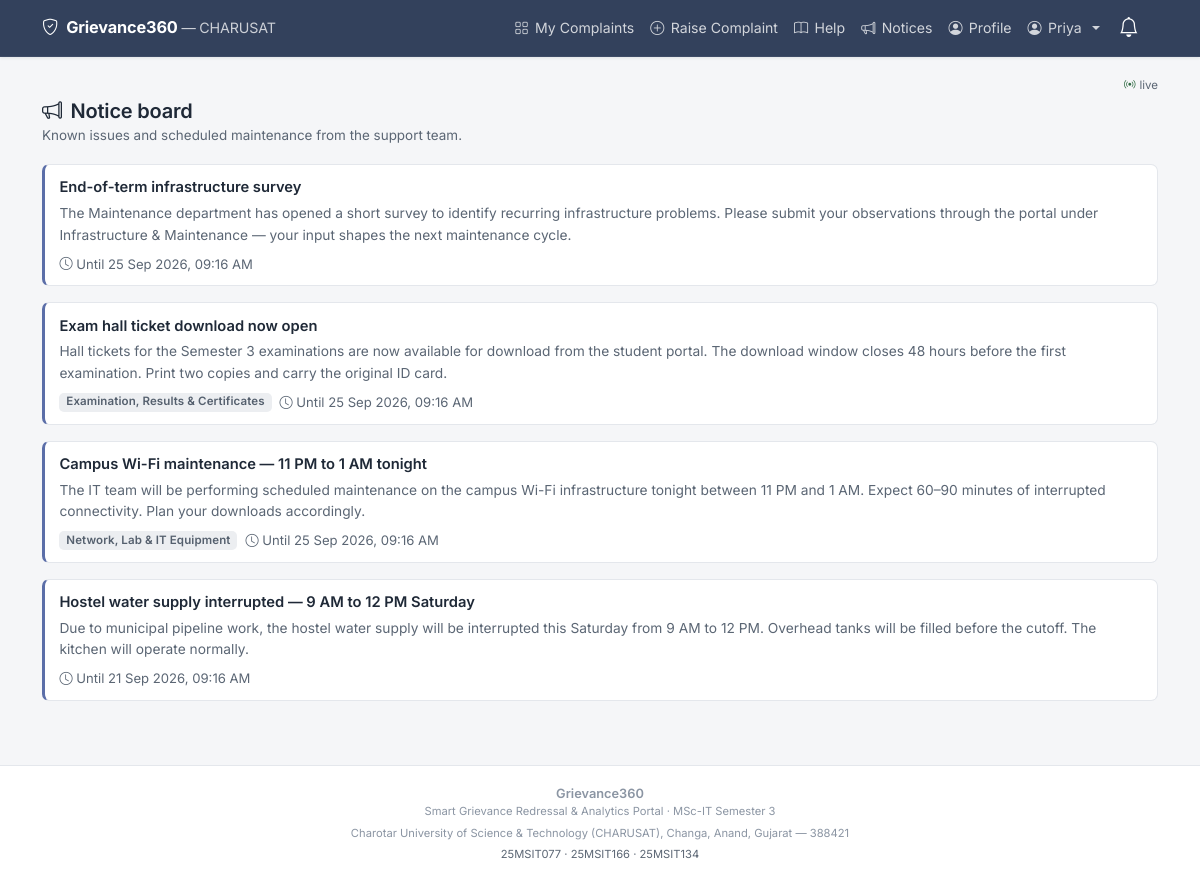
The app's page /announcements (signed in) with its own data.
### tables this page shows
CREATE TABLE users (
    id             INTEGER PRIMARY KEY AUTOINCREMENT,
    name           TEXT NOT NULL,
    email          TEXT NOT NULL UNIQUE,
    password_hash  TEXT NOT NULL,
    role           TEXT NOT NULL DEFAULT 'student'
                   CHECK (role IN ('student','staff','admin')),
    department_id  INTEGER,
    enrollment_no  TEXT,
    phone          TEXT,
    is_active      INTEGER NOT NULL DEFAULT 1,
    reset_token    TEXT,
    reset_expires  TEXT,
    created_at     TEXT NOT NULL, photo TEXT, program TEXT, student_department TEXT, semester TEXT,
    FOREIGN KEY (department_id) REFERENCES departments(id)
);

CREATE TABLE announcements (
    id            INTEGER PRIMARY KEY AUTOINCREMENT,
    title         TEXT NOT NULL,
    body          TEXT NOT NULL,
    audience_role TEXT NOT NULL DEFAULT 'all',
    department_id INTEGER,
    category_id   INTEGER,
    starts_at     TEXT NOT NULL,
    ends_at       TEXT NOT NULL,
    is_active     INTEGER NOT NULL DEFAULT 1,
    author_id     INTEGER,
    FOREIGN KEY (department_id) REFERENCES departments(id),
    FOREIGN KEY (category_id)   REFERENCES categories(id),
    FOREIGN KEY (author_id)     REFERENCES users(id)
);

CREATE TABLE categories (
    id              INTEGER PRIMARY KEY AUTOINCREMENT,
    name            TEXT NOT NULL UNIQUE,
    department_id   INTEGER,
    sla_days        INTEGER NOT NULL DEFAULT 7,
    priority_weight INTEGER NOT NULL DEFAULT 1,
    created_at      TEXT NOT NULL,
    FOREIGN KEY (department_id) REFERENCES departments(id)
);

### app.py (the view)
@app.route("/announcements")
@login_required
def announcements():
    now = helpers.now_str()
    audience = current_user.role
    rows = db.query_all(
        "SELECT a.*, c.name AS category_name "
        "FROM announcements a "
        "LEFT JOIN categories c ON c.id = a.category_id "
        "WHERE a.is_active = 1 "
        "AND a.starts_at <= %s AND a.ends_at >= %s "
        "AND (a.audience_role = 'all' OR a.audience_role = %s) "
        "ORDER BY a.starts_at DESC",
        (now, now, audience))
    return render_template("announcements.html", announcements=rows)

### app.py (called while the page is built)
@login_manager.user_loader
def load_user(user_id):
    row = db.query_one(
        "SELECT * FROM users WHERE id = %s AND is_active = 1", (user_id,)
    )
    return User(row) if row else None

@app.context_processor
def inject_globals():
    now = helpers.now_str()
    return {
        "status_color": helpers.status_color,
        "pretty_date": helpers.pretty_date,
        "priority_label": helpers.priority_label,
        "is_breached": helpers.is_breached,
        "days_left": helpers.days_left,
        "ALL_STATUSES": config.STATUSES,
        "current_year": datetime.now().year,
        "now": now,
    }

### db.py (called while the page is built, shortened)
def _connect():
    if config.DB_ENGINE == "sqlite":
        raw = sqlite3.connect(config.SQLITE_PATH)
        raw.row_factory = sqlite3.Row          # lets us build dicts from rows
        raw.execute("PRAGMA foreign_keys = ON")  # SQLite needs this switched on
        return _SQLiteConnection(raw)

def get_db():
    if "db" not in g:
        g.db = _connect()
    return g.db

def query_all(sql, params=()):
    cursor = get_db().cursor()
    cursor.execute(sql, params)
    rows = cursor.fetchall()
    cursor.close()
    return rows

def query_one(sql, params=()):
    cursor = get_db().cursor()
    cursor.execute(sql, params)
    row = cursor.fetchone()
    cursor.close()
    return row

    def execute(self, sql, params=()):
        return self._cursor.execute(sql.replace("%s", "?"), params)

    def fetchone(self):
        row = self._cursor.fetchone()
        return dict(row) if row is not None else None

    def fetchall(self):
        return [dict(row) for row in self._cursor.fetchall()]

    def close(self):
        self._cursor.close()

    def cursor(self):
        return _SQLiteCursor(self._connection.cursor())

    def close(self):
        self._connection.close()

### helpers.py (called while the page is built)
def now_str():
    return datetime.now().strftime(DT_FORMAT)

def to_dt(value):
    if value is None:
        return None
    if isinstance(value, datetime):
        return value  # MySQL driver already returns datetime objects
    try:
        return datetime.strptime(str(value)[:19], DT_FORMAT)
    except ValueError:
        return None

def pretty_date(value):
    moment = to_dt(value)
    return moment.strftime("%d %b %Y, %I:%M %p") if moment else "-"

### templates/announcements.html (shortened to what this page needs)
{% extends "base.html" %}
{% block content %}
<div class="ge-page-head">
  <h4><i class="bi bi-megaphone me-1"></i> Notice board</h4>
  <p class="ge-page-sub">Known issues and scheduled maintenance from the support team.</p>
</div>
{% if announcements %}
  {% for a in announcements %}
  <div class="ge-notice mb-3">
    <div class="ge-notice-title mb-1">{{ a.title }}</div>
    <div class="ge-notice-body mb-2">{{ a.body }}</div>
    <div class="d-flex flex-wrap gap-2 align-items-center">
      {% if a.category_name %}
        <span class="badge bg-secondary">{{ a.category_name }}</span>
      {% endif %}
      <span class="text-muted small">
        <i class="bi bi-clock"></i> Until {{ pretty_date(a.ends_at) }}
      </span>
    </div>
  </div>
  {% endfor %}
{% endif %}
{% endblock %}

### templates/base.html (shortened to what this page needs)
<!DOCTYPE html>
<html lang="en">
<head>
  <link href="https://cdn.jsdelivr.net/npm/bootstrap@5.3.3/dist/css/bootstrap.min.css" rel="stylesheet">
  <link href="https://cdn.jsdelivr.net/npm/bootstrap-icons@1.11.3/font/bootstrap-icons.css" rel="stylesheet">
  <link href="{{ url_for('static', filename='css/style.css') }}" rel="stylesheet">
</head>
<body>
<nav class="navbar navbar-expand-md navbar-dark ge-navbar sticky-top">
  <div class="container">
    <a class="navbar-brand fw-bold d-flex align-items-center gap-2"
       href="{{ url_for('index') }}">
      <i class="bi bi-shield-check"></i>
      <span>
        Grievance360
        <span class="d-none d-md-inline fw-normal small opacity-75">
          &mdash; CHARUSAT
        </span>
      </span>
    </a>
    {% if current_user.is_authenticated %}
    <div class="dropdown order-md-last ms-auto me-2">
      <button class="btn btn-link nav-link position-relative ge-tap"
              type="button" data-bs-toggle="dropdown" aria-expanded="false"
              aria-label="Notifications">
        <i class="bi bi-bell fs-5 text-white"></i>
      </button>
    </div>
    {% endif %}
    <div class="collapse navbar-collapse" id="mainNav">
      <ul class="navbar-nav ms-auto mb-2 mb-md-0 align-items-md-center">
        {% if current_user.is_authenticated %}
          {% if current_user.role == 'student' %}
            <li class="nav-item">
              <a class="nav-link ge-tap" href="{{ url_for('student_dashboard') }}">
                <i class="bi bi-grid"></i> My Complaints</a>
            </li>
            <li class="nav-item">
              <a class="nav-link ge-tap" href="{{ url_for('raise_complaint') }}">
                <i class="bi bi-plus-circle"></i> Raise Complaint</a>
            </li>
            <li class="nav-item">
              <a class="nav-link ge-tap" href="{{ url_for('kb_list') }}">
                <i class="bi bi-book"></i> Help</a>
            </li>
            <li class="nav-item">
              <a class="nav-link ge-tap" href="{{ url_for('announcements') }}">
                <i class="bi bi-megaphone"></i> Notices</a>
            </li>
            <li class="nav-item">
              <a class="nav-link ge-tap" href="{{ url_for('profile') }}">
                <i class="bi bi-person-circle"></i> Profile</a>
            </li>
          {% endif %}
          <li class="nav-item dropdown">
            <a class="nav-link dropdown-toggle ge-tap" href="#" role="button"
               data-bs-toggle="dropdown">
              <i class="bi bi-person-circle"></i>
              {{ current_user.name.split(' ')[0] }}
            </a>
          </li>
        {% endif %}
      </ul>
    </div>
  </div>
</nav>
<main class="container ge-main">
  {% if current_user.is_authenticated %}
  <div class="d-flex justify-content-end mb-1" style="min-height:18px">
    <span id="liveBar" class="d-inline-flex align-items-center gap-1"
          style="font-size:.72rem;color:var(--ge-muted,#64748b)">
      <i class="bi bi-broadcast text-success"></i>
      <span class="text-muted">live</span>
    </span>
  </div>
  {% endif %}
  {% block content %}{% endblock %}
</main>
<footer class="ge-footer no-print">
  <div class="container text-center">
    <div class="fw-semibold">Grievance360</div>
    <div class="small">
      Smart Grievance Redressal &amp; Analytics Portal &middot; MSc-IT Semester 3
    </div>
    <div class="small mt-1">
      Charotar University of Science &amp; Technology (CHARUSAT),
      Changa, Anand, Gujarat &mdash; 388421
    </div>
    <div class="small mt-1 text-muted">
      25MSIT077 &middot; 25MSIT166 &middot; 25MSIT134
    </div>
  </div>
</footer>
</body>
</html>

### static/css/style.css (style rules this page uses)
:root { --ge-ink: #1f2937; --ge-ink-soft: #5b6674; --ge-ink-faint: #8b95a3; --ge-primary: #33415c; --ge-primary-dark: #283346; --ge-accent: #5b6ea8; --ge-accent-soft: #eef1f8; --ge-bg: #f5f6f8; --ge-surface: #ffffff; --ge-line: #e4e7ec; --ge-line-soft: #eef0f3; --ge-radius: 10px; --ge-radius-sm: 7px; --ge-shadow: 0 1px 2px rgba(31, 41, 55, .05), 0 1px 3px rgba(31, 41, 55, .04); --ge-shadow-lift: 0 4px 12px rgba(31, 41, 55, .08); --ge-bottomnav-height: 60px; }
html, body { overflow-x: hidden; max-width: 100%; }
body { background-color: var(--ge-bg); color: var(--ge-ink); font-family: "Inter", -apple-system, BlinkMacSystemFont, "Segoe UI", Roboto, "Helvetica Neue", Arial, sans-serif; font-size: 15px; line-height: 1.55; -webkit-font-smoothing: antialiased; display: flex; flex-direction: column; min-height: 100vh; }
h1, h2, h3, h4, h5, h6 { font-weight: 600; letter-spacing: -.011em; color: var(--ge-ink); }
h4 { font-size: 1.25rem; }
a { color: var(--ge-accent); text-decoration: none; }
.text-muted { color: var(--ge-ink-soft) !important; }
.ge-main { flex: 1 0 auto; padding-top: .25rem; padding-bottom: 1.5rem; }
.ge-page-head { margin-bottom: 1.15rem; }
.ge-page-head h4 { margin-bottom: .15rem; }
.ge-page-head .ge-page-sub { font-size: .84rem; color: var(--ge-ink-soft); }
.ge-tap, .btn { min-height: 44px; display: inline-flex; align-items: center; justify-content: center; gap: .4rem; }
.btn { border-radius: var(--ge-radius-sm); font-size: .9rem; font-weight: 500; padding: .45rem 1rem; }
.badge { font-weight: 600; font-size: .72rem; letter-spacing: .01em; padding: .32em .6em; border-radius: 5px; }
.badge.bg-secondary { background-color: #eceef1 !important; color: #55606e !important; }
.ge-navbar { background: var(--ge-primary); border-bottom: 1px solid rgba(255, 255, 255, .06); box-shadow: 0 1px 3px rgba(31, 41, 55, .10); padding-top: .35rem; padding-bottom: .35rem; }
.ge-navbar .navbar-brand { font-size: 1.02rem; font-weight: 600; letter-spacing: -.01em; color: #fff; }
.ge-navbar .nav-link { color: rgba(255, 255, 255, .78); font-size: .88rem; border-radius: var(--ge-radius-sm); padding-left: .7rem; padding-right: .7rem; }
.text-success { color: #2f6b43 !important; }
.ge-notice { border: 1px solid var(--ge-line); border-left: 3px solid var(--ge-accent); border-radius: var(--ge-radius-sm); background: var(--ge-surface); padding: .7rem .9rem; margin-bottom: .6rem; }
.ge-notice-title { font-weight: 600; font-size: .92rem; }
.ge-notice-body { font-size: .86rem; color: var(--ge-ink-soft); }
.ge-footer { flex-shrink: 0; background: var(--ge-surface); border-top: 1px solid var(--ge-line); padding: 1.1rem 0; margin-top: 1.5rem; font-size: .8rem; color: var(--ge-ink-faint); }
@media (min-width: 1200px) { .ge-main.container { max-width: 1140px; } }

### records on screen
users: name "Priya"
announcements: title "End-of-term infrastructure survey", body "The Maintenance department has opened a short survey to identify recurring infrastructure problems. Please submit your observations through the portal under Infrastructure & Maintenance — your input shapes the next maintenance cycle.", ends_at "25 Sep 2026, 09:16 AM"
announcements: title "Exam hall ticket download now open", body "Hall tickets for the Semester 3 examinations are now available for download from the student portal. The download window closes 48 hours before the first examination. Print two copies and carry the original ID card.", category_name "Examination, Results & Certificates", ends_at "25 Sep 2026, 09:16 AM"
announcements: title "Campus Wi-Fi maintenance — 11 PM to 1 AM tonight", body "The IT team will be performing scheduled maintenance on the campus Wi-Fi infrastructure tonight between 11 PM and 1 AM. Expect 60–90 minutes of interrupted connectivity. Plan your downloads accordingly.", category_name "Network, Lab & IT Equipment", ends_at "25 Sep 2026, 09:16 AM"
announcements: title "Hostel water supply interrupted — 9 AM to 12 PM Saturday", body "Due to municipal pipeline work, the hostel water supply will be interrupted this Saturday from 9 AM to 12 PM. Overhead tanks will be filled before the cutoff. The kitchen will operate normally.", ends_at "21 Sep 2026, 09:16 AM"
